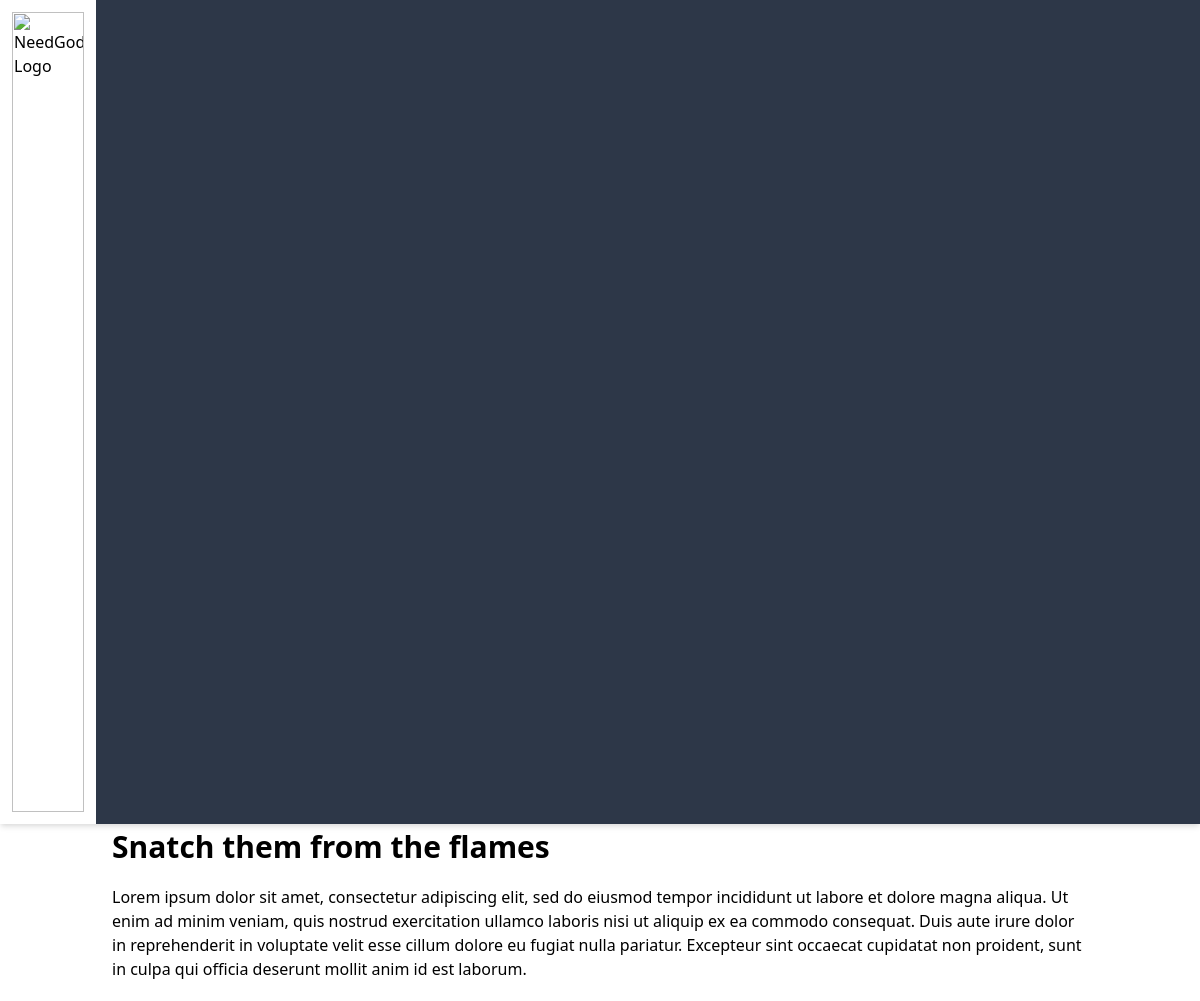
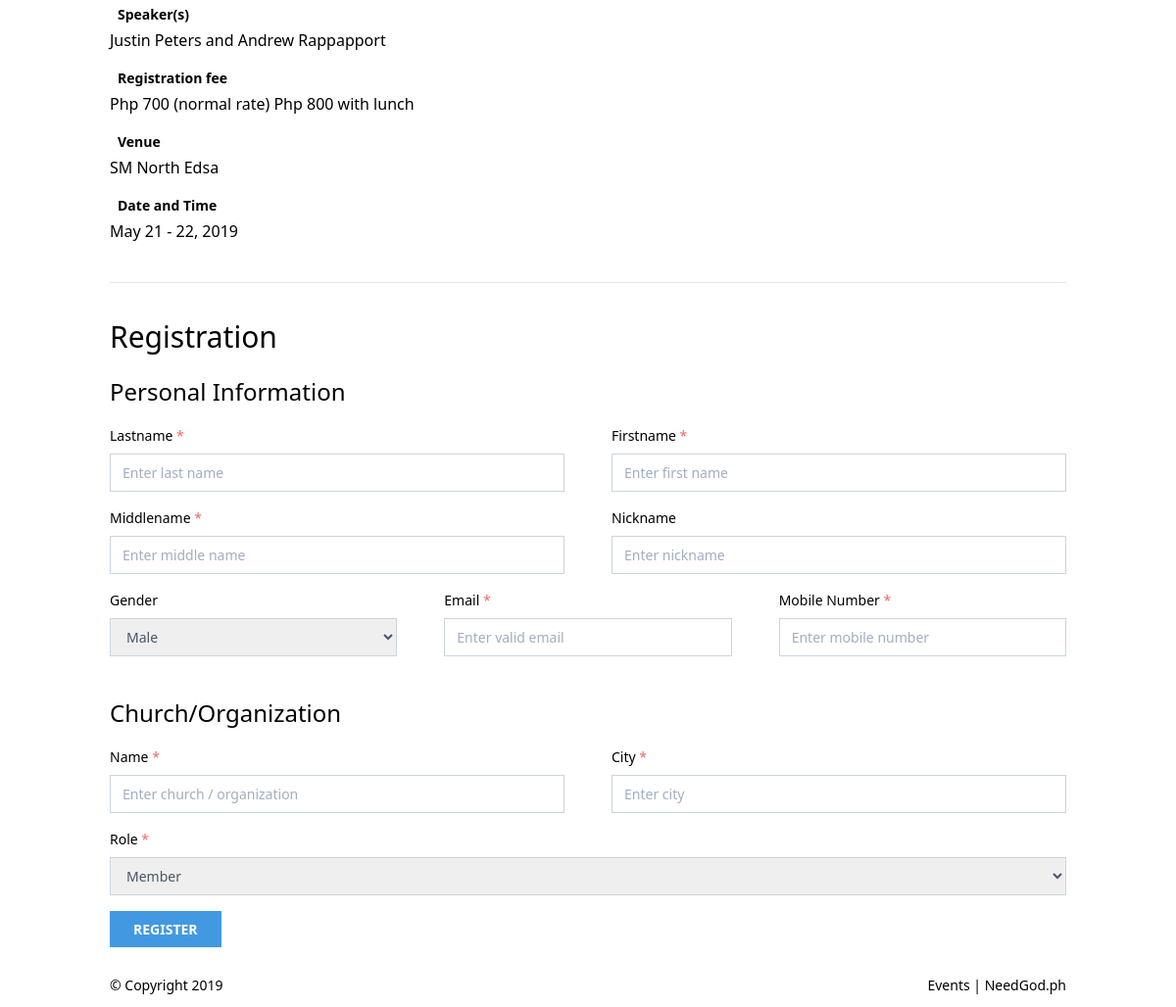
Screenshot of /event/1 with the database file from the repository (2 pictures, top to bottom).
### tables this page shows
CREATE TABLE IF NOT EXISTS `events` (
  `id` int(11) NOT NULL AUTO_INCREMENT,
  `title` varchar(128) NOT NULL,
  `details` text NOT NULL,
  `speakers` varchar(128) NOT NULL,
  `venue` varchar(128) NOT NULL,
  `reg_fee` float NOT NULL,
  `reg_fee_details` text NOT NULL,
  `image` text NOT NULL,
  `date` text NOT NULL,
  `date_start` date NOT NULL,
  `date_end` date NOT NULL,
  `status` varchar(32) NOT NULL DEFAULT 'draft',
  PRIMARY KEY (`id`)
);

### application/controllers/Events.php (called while the page is built, shortened)
<?php
class Events extends CI_Controller
{
	public function __construct()
	{
		$this->load->model('event_model', 'event');
		$this->load->library('form_validation');
	}
	public function single($id)
	{
		$event = $this->event->fetch($id);
		$data['event'] = $event;
		$data['title'] = "Event | " . $data['event']['title'];
		$this->load->view('templates/header.php', $data);
		$this->load->view('pages/events/single.php', $data);
		$this->load->view('templates/footer.php', $data);
	}
}

### index.php (called while the page is built, shortened)
<?php
require_once BASEPATH.'core/CodeIgniter.php';

### application/models/event_model.php (called while the page is built, shortened)
<?php
class Event_model extends CI_Model
{
	public function fetch($id = NULL)
	{
		$result = $this->db->get_where('events', ['id' => $id]);
		return $result->row_array();
	}
}

### application/views/pages/events/single.php (the view, shortened to what this page needs)
<div>
	<div class="container mx-auto px-6">
		<article class="mb-8 pb-6 border-b border-b-gray-100">
			<h1 class="text-3xl font-bold mb-4"><?php echo $event['title'] ?></h1>
			<div class="event-card-details mb-6">
				<?php echo $event['details'] ?>
			</div>
			<div class="mb-4">
				<h2 class="font-bold mb-1 text-sm flex items-center">
					<i class="icon ion-ios-person text-red-600 mr-2"></i> Speaker(s)
				</h2>
				<p class=""><?php echo $event['speakers'] ?></p>
			</div>
			<div class="mb-4">
				<h2 class="font-bold mb-1 text-sm flex items-center">
					<i class="icon ion-ios-pricetag text-red-600 mr-2"></i> Registration fee
				</h2>
				<p class=""><?php echo $event['reg_fee_details'] ?></p>
			</div>
			<div class="mb-4">
				<h2 class="font-bold mb-1 text-sm flex items-center">
					<i class="icon ion-ios-map text-red-600 mr-2"></i> Venue
				</h2>
				<p class=""><?php echo $event['venue'] ?></p>
			</div>
			<div class="mb-4">
				<h2 class="font-bold mb-1 text-sm flex items-center">
					<i class="icon ion-ios-calendar text-red-600 mr-2"></i> Date and Time
				</h2>
				<p class=""><?php echo $event['date']; ?></p>
			</div>
		</article>
		<?php include('reg-form.php') ?>
	</div>
</div>

### rows the page displays
events: title "Snatch them from the flames", details "Lorem ipsum dolor sit amet, consectetur adipiscing elit, sed do eiusmod tempor incididunt ut labore et dolore magna aliqua. Ut enim ad minim veniam, quis nostrud exercitation ullamco laboris nisi ut aliquip ex ea commodo consequat. Duis aute irure dolor in reprehenderit in voluptate velit esse cillum dolore eu fugiat nulla pariatur. Excepteur sint occaecat cupidatat non proident, sunt in culpa qui officia deserunt mollit anim id est laborum.", speakers "Justin Peters and Andrew Rappapport", reg_fee_details "Php 700 (normal rate) Php 800 with lunch", venue "SM North Edsa", date "May 21 - 22, 2019"
